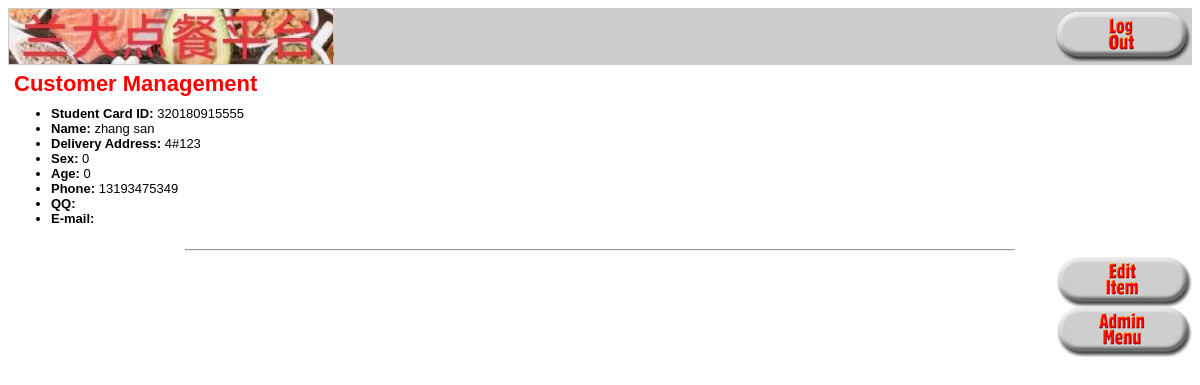
The app's page /show_cust.php?customerid=320180915555 (signed in) with its own data.
### tables this page shows
CREATE TABLE `customers` (
  `customerid` varchar(12) NOT NULL,
  `name` char(60) NOT NULL,
  `dormitory` varchar(20) NOT NULL,
  `password` varchar(50) NOT NULL,
  `sex` int(11) DEFAULT NULL,
  `age` int(11) DEFAULT NULL,
  `phone` varchar(20) NOT NULL,
  `qq` varchar(20) DEFAULT NULL,
  `email` varchar(50) DEFAULT NULL
);

### cust_fns.php (the view, shortened to what this page needs)
<?php
 function get_cust_details($customerid) {
  $conn = db_connect();
  $query = "select * from customers where customerid='".$conn->real_escape_string($customerid)."'";
  $result = @$conn->query($query);
  $result = @$result->fetch_assoc();
  return $result;
}
  function display_cust_details($cust)
  {
    if (is_array($cust)) {
      echo "<table><tr>";
      echo "<td><ul>";
      echo "<li><strong>Student Card ID:</strong> ";
      echo htmlspecialchars($cust['customerid']);
      echo "</li><li><strong>Name:</strong> ";
      echo htmlspecialchars($cust['name']);
      echo "</li><li><strong>Delivery Address:</strong> ";
      echo htmlspecialchars($cust['dormitory']);
      echo "</li><li><strong>Sex:</strong> ";
      echo htmlspecialchars($cust['sex']);
      echo "</li><li><strong>Age:</strong> ";
      echo htmlspecialchars($cust['age']);
      echo "</li><li><strong>Phone:</strong> ";
      echo htmlspecialchars($cust['phone']);
      echo "</li><li><strong>QQ:</strong> ";
      echo "</li><li><strong>E-mail:</strong> ";
      echo "</li></ul></td></tr></table>";
    } else {
      echo "<p>The details of this food cannot be displayed at this time.</p>";
    }
    echo "<hr />";
  }

### output_fns.php (style rules this page uses)
body { font-family: Arial, Helvetica, sans-serif; font-size: 13px }
li, td { font-family: Arial, Helvetica, sans-serif; font-size: 13px }
hr { color: #FF0000; width: 70%; text-align: center }

### records on screen
customers: customerid "320180915555", name "zhang san", dormitory "4#123", sex "0", age "0", phone "13193475349"

### other values on screen
$heading "Customer Management"
